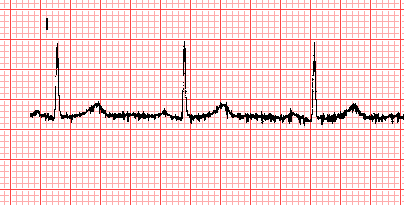
#> input picture src/norm_I.png, 404 x 205 px
$ python -i main.py   (imports and definitions only)   (Python 2 division)
#> lines starting #> are read from the running program, lines starting #| are printed output that depends on the picture
#> further down, picture is the input picture: shape (205, 404, 3); mean B, G, R 218.1, 218.1, 247.7
'''
Created on 28/01/2015

@author: Iuri Gomes Diniz

The MIT License (MIT)

Copyright (c) 2015 Iuri Gomes Diniz

Permission is hereby granted, free of charge, to any person obtaining a copy
of this software and associated documentation files (the "Software"), to deal
in the Software without restriction, including without limitation the rights
to use, copy, modify, merge, publish, distribute, sublicense, and/or sell
copies of the Software, and to permit persons to whom the Software is
furnished to do so, subject to the following conditions:

The above copyright notice and this permission notice shall be included in all
copies or substantial portions of the Software.

THE SOFTWARE IS PROVIDED "AS IS", WITHOUT WARRANTY OF ANY KIND, EXPRESS OR
IMPLIED, INCLUDING BUT NOT LIMITED TO THE WARRANTIES OF MERCHANTABILITY,
FITNESS FOR A PARTICULAR PURPOSE AND NONINFRINGEMENT. IN NO EVENT SHALL THE
AUTHORS OR COPYRIGHT HOLDERS BE LIABLE FOR ANY CLAIM, DAMAGES OR OTHER
LIABILITY, WHETHER IN AN ACTION OF CONTRACT, TORT OR OTHERWISE, ARISING FROM,
OUT OF OR IN CONNECTION WITH THE SOFTWARE OR THE USE OR OTHER DEALINGS IN THE
SOFTWARE.

Except as contained in this notice, the name(s) of the above copyright
holders shall not be used in advertising or otherwise to promote the sale,
use or other dealings in this Software without prior written authorization.
'''
import os
import sys

import cv2
import numpy as np

from gi.repository import Gtk, GdkPixbuf

def get_file(filename):
    return os.path.join(os.path.dirname(os.path.realpath(__file__)),
        filename)

# Workaround for bug http://stackoverflow.com/a/28236548/1522342 when using
# gobject introspection and gtk < 3.14
# Shared at: http://stackoverflow.com/a/28236548/1522342
# [36 lines left out: functions image2pixbuf, imshow, not called in this run]


def isolate_grade(im):
    hsv = cv2.cvtColor(im, cv2.COLOR_BGR2HSV)
#> hsv: shape (205, 404, 3); mean H, S, V 0, 29.7, 247.7
    lower_red = np.array([0, 100, 100])
    upper_red = np.array([15, 255, 255])
    mask_red = cv2.inRange(hsv, lower_red, upper_red)
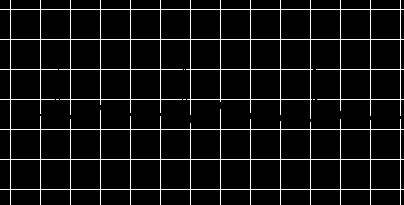
#> mask_red: shape (205, 404); 6.7% white in thin lines or dots

    #mask2 = np.where(mask_red == 255, 1, 255).astype('uint8')
    res = cv2.bitwise_not(mask_red)
#> res: shape (205, 404); 93.3% white; black in thin lines or dots

    return cv2.cvtColor(res, cv2.COLOR_GRAY2BGR)
#> returned value: shape (205, 404, 3); 93.3% white; black in thin lines or dots

# [38 lines left out: functions grade_get_distances, isolate_ekg, not called in this run]

class MyBuilderHandler(object):
    GLADE_FILE = "main.glade"
    WIDGETS = None  # Must be a dict or None. TODO: support list
    DEFAULT_WIDGET_PREFIX = "_"
    # [27 lines left out: function __init__, not called in this run]

class OpenDialog(MyBuilderHandler):
    WIDGETS = {"opendialog": "dialog"}

    # [4 lines left out: function show, not called in this run]

    def hide(self):
        self.dialog.hide()

    def get_filename(self):
        return self.dialog.get_filename()

    # [15 lines left out: functions _onOpen, _onCancel, not called in this run]


class MainWindow(MyBuilderHandler):
    WIDGETS = {"main_window": "_window",
               "ekg_image": "_ekg",
               "filter_grade": "_filter_grade",
               "filter_ekg": "_filter_ekg"}

    # [4 lines left out: function __init__, not called in this run]
        # self._usingwebcam = False

    def show(self):
        self._window.show_all()

    def hide(self):
        self._window.hide()

    # [21 lines left out: functions openEkg, updateDisplay, not called in this run]

    def openWebcam(self):
        pass
        # [5 lines of commented-out code are left out]

    def showOpen(self, cancelAction=None):
        OpenDialog().show(self._onFileSelected, cancelAction)

    def _onOpen(self, *args, **kwargs):
        print "Open: args=%s, kwargs=%s" % (args, kwargs)
        OpenDialog().show(self._onFileSelected)

    # [5 lines left out: function _onQuit, not called in this run]

    def _onWebcam(self, *args, **kwargs):
        print "Webcam: args=%s kwargs=%s" % (args, kwargs)
        self.openWebcam()

    # [8 lines left out: function _onFileSelected, not called in this run]


    def _onFilterEkgToggled(self, item):
        self.updateDisplay()

    def _onFilterGradeToggled(self, item):
        self.updateDisplay()

# [10 lines not run here, left out]

>>> import cv2
>>> picture = cv2.imread('norm_I.png')
>>> result = isolate_grade(picture)
